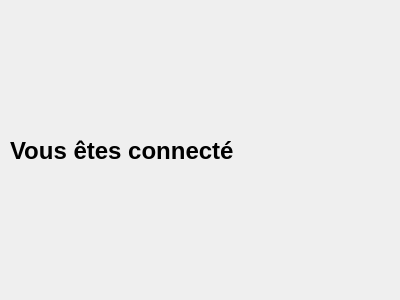
<?xml version="1.0" encoding="UTF-8"?>
<ui version="4.0">
 <class>Connecte</class>
 <widget class="QDialog" name="Connecte">
  <property name="geometry">
   <rect>
    <x>0</x>
    <y>0</y>
    <width>400</width>
    <height>300</height>
   </rect>
  </property>
  <property name="windowTitle">
   <string>Dialog</string>
  </property>
  <widget class="QLabel" name="label">
   <property name="geometry">
    <rect>
     <x>10</x>
     <y>20</y>
     <width>371</width>
     <height>261</height>
    </rect>
   </property>
   <property name="font">
    <font>
     <pointsize>18</pointsize>
     <weight>75</weight>
     <bold>true</bold>
    </font>
   </property>
   <property name="text">
    <string>Vous êtes connecté</string>
   </property>
  </widget>
 </widget>
 <resources/>
 <connections/>
</ui>
